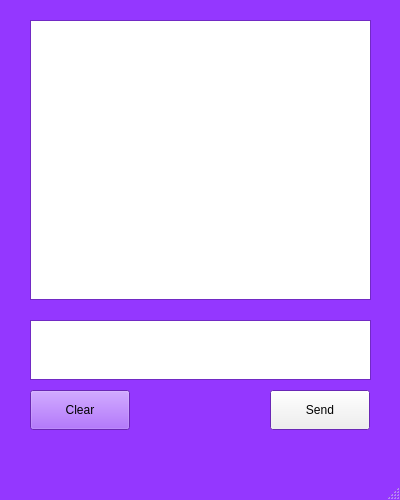
<?xml version="1.0" encoding="UTF-8"?>
<ui version="4.0">
 <class>MainWindow</class>
 <widget class="QMainWindow" name="MainWindow">
  <property name="geometry">
   <rect>
    <x>0</x>
    <y>0</y>
    <width>400</width>
    <height>500</height>
   </rect>
  </property>
  <property name="palette">
   <palette>
    <active>
     <colorrole role="Window">
      <brush brushstyle="SolidPattern">
       <color alpha="255">
        <red>148</red>
        <green>55</green>
        <blue>255</blue>
       </color>
      </brush>
     </colorrole>
    </active>
    <inactive>
     <colorrole role="Window">
      <brush brushstyle="SolidPattern">
       <color alpha="255">
        <red>148</red>
        <green>55</green>
        <blue>255</blue>
       </color>
      </brush>
     </colorrole>
    </inactive>
    <disabled>
     <colorrole role="Base">
      <brush brushstyle="SolidPattern">
       <color alpha="255">
        <red>148</red>
        <green>55</green>
        <blue>255</blue>
       </color>
      </brush>
     </colorrole>
     <colorrole role="Window">
      <brush brushstyle="SolidPattern">
       <color alpha="255">
        <red>148</red>
        <green>55</green>
        <blue>255</blue>
       </color>
      </brush>
     </colorrole>
    </disabled>
   </palette>
  </property>
  <property name="font">
   <font>
    <bold>false</bold>
   </font>
  </property>
  <property name="windowTitle">
   <string>MainWindow</string>
  </property>
  <widget class="QWidget" name="centralwidget">
   <widget class="QPlainTextEdit" name="chatPlain">
    <property name="enabled">
     <bool>true</bool>
    </property>
    <property name="geometry">
     <rect>
      <x>30</x>
      <y>20</y>
      <width>341</width>
      <height>280</height>
     </rect>
    </property>
   </widget>
   <widget class="QPlainTextEdit" name="messagePlain">
    <property name="enabled">
     <bool>true</bool>
    </property>
    <property name="geometry">
     <rect>
      <x>30</x>
      <y>320</y>
      <width>341</width>
      <height>60</height>
     </rect>
    </property>
    <property name="plainText">
     <string/>
    </property>
   </widget>
   <widget class="QPushButton" name="sendButton">
    <property name="geometry">
     <rect>
      <x>270</x>
      <y>390</y>
      <width>100</width>
      <height>40</height>
     </rect>
    </property>
    <property name="text">
     <string>Send</string>
    </property>
   </widget>
   <widget class="QPushButton" name="clearButton">
    <property name="geometry">
     <rect>
      <x>30</x>
      <y>390</y>
      <width>100</width>
      <height>40</height>
     </rect>
    </property>
    <property name="palette">
     <palette>
      <active>
       <colorrole role="Button">
        <brush brushstyle="SolidPattern">
         <color alpha="255">
          <red>148</red>
          <green>55</green>
          <blue>255</blue>
         </color>
        </brush>
       </colorrole>
      </active>
      <inactive>
       <colorrole role="Button">
        <brush brushstyle="SolidPattern">
         <color alpha="255">
          <red>148</red>
          <green>55</green>
          <blue>255</blue>
         </color>
        </brush>
       </colorrole>
      </inactive>
      <disabled>
       <colorrole role="Button">
        <brush brushstyle="SolidPattern">
         <color alpha="255">
          <red>148</red>
          <green>55</green>
          <blue>255</blue>
         </color>
        </brush>
       </colorrole>
      </disabled>
     </palette>
    </property>
    <property name="styleSheet">
     <string notr="true"/>
    </property>
    <property name="text">
     <string>Clear</string>
    </property>
   </widget>
  </widget>
  <widget class="QMenuBar" name="menubar">
   <property name="geometry">
    <rect>
     <x>0</x>
     <y>0</y>
     <width>400</width>
     <height>24</height>
    </rect>
   </property>
  </widget>
  <widget class="QStatusBar" name="statusbar"/>
 </widget>
 <resources/>
 <connections/>
</ui>
